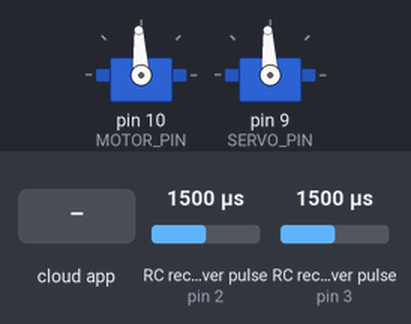
This sketch was run on a simulated Arduino Uno, built with avr-gcc and run on an emulated ATmega328P. Parts: 2 × servo. Wiring (inferred from the names in the program): 2 × RC receiver channel: data pin 2 / data pin 3. The inputs (shaded band) are chosen by the test bench; at power-on: RC receiver pulse (sensors on pin 2, pin 3) 1500 µs. The ROS host is connected and sends only what is stated.

Above: at 2.2 s.
2.3 s: RC receiver pulse (sensor on pin 2) set to 1020 µs
At 3.6 s:
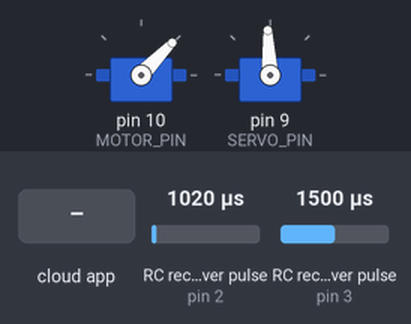
5.3 s: RC receiver pulse (sensor on pin 3) set to 1980 µs
At 5.6 s:
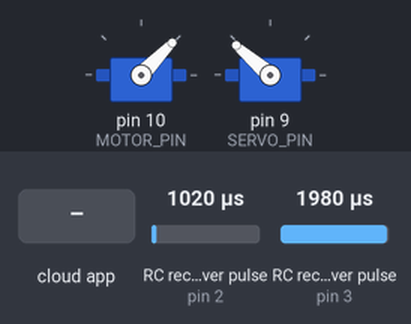
6.8 s: the phone or cloud app sets st_msg to -100
At 7.6 s:
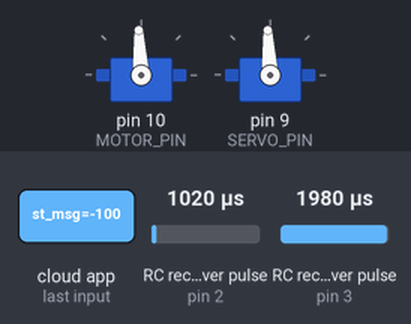
9.8 s: RC receiver pulse (sensor on pin 2) set to 1435 µs
At 11.1 s:
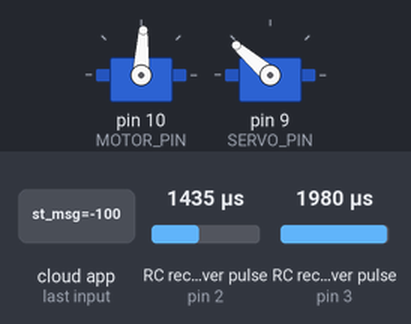
12.8 s: RC receiver pulse (sensor on pin 3) set to 1020 µs
15.8 s: RC receiver pulse (sensor on pin 2) set to 1250 µs
Timing chart, 0 to 19.8 s (numbered marks = the images above; inputs shaded):
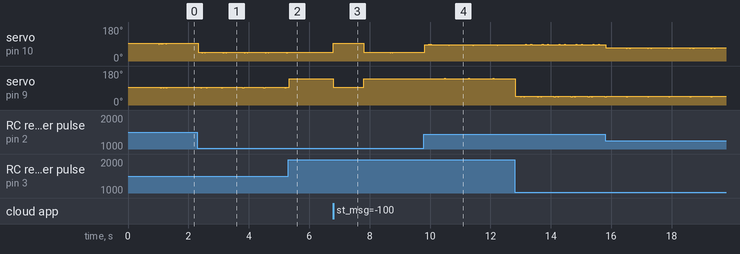

The sketch:

ourcode_201811end.ino
```cpp
// include libraries

//2018.11.2

#include <ros.h>

#include <std_msgs/Float64.h>

#include <Servo.h>

//#include <EnableInterrupt.h>

ros::NodeHandle nh;

std_msgs::Float64 str_msg;

float engine=1503.0;

float steer=1503.0;

int state=2;//0:mechine    1:waiting    2:human
int lockmechine=1;//lockmechine=0:can enter mechine state
int locktohuman=0;//locktohuman=0:can leave human state
void messageEn(const std_msgs::Float64& en_msg){

  engine=en_msg.data;

}

void messageSt(const std_msgs::Float64& st_msg){

  steer=st_msg.data;

}

ros::Subscriber<std_msgs::Float64> eng("en_msg", &messageEn );

ros::Subscriber<std_msgs::Float64> ste("st_msg", &messageSt );

ros::Publisher chatter("chatter", &str_msg);

/**************************************************************************

 * CAR CLASS DEFINITION (would like to refactor into car.cpp and car.h but can't figure out arduino build process so far)

 **************************************************************************/

class Car {

public:

  void initRCInput();

  void initActuators();

  void armActuators();

  void outputRCsignal();//shuchudianping

  // Used for copying variables shared with interrupts to avoid read/write

  // conflicts later

  void readAndCopyInputs();

  // Getters

  uint16_t getRCThrottle();

  uint16_t getRCSteering();


  // Interrupt service routines


  void calcThrottle();

  void calcSteering();

  void killMotor();

private:

  // Pin assignments

  const int THROTTLE_PIN= 2; //input

  const int STEERING_PIN =3;//input

  const int MOTOR_PIN = 10;

  const int SERVO_PIN = 9;


  // Car properties

  // unclear what this is for

  const int noAction = 0;


  // Motor limits

  // TODO  fix limits?

  const int MOTOR_MAX = 2000;

  const int MOTOR_MIN = 900;

  const int MOTOR_NEUTRAL = 1500;

  const int THETA_CENTER = 1500;

  const int THETA_MAX = 1900;

  const int THETA_MIN = 1100;


  // Interfaces to motor and steering actuators

  Servo motor;

  Servo steering;


  // Utility variables to handle RC and encoder inputs

  volatile uint8_t updateFlagsShared;

  uint8_t updateFlags;

  const int THROTTLE_FLAG = 1;

  const int STEERING_FLAG = 2;


  // RC joystick

  uint32_t throttleStart;

  uint32_t steeringStart;

  volatile uint16_t throttleInShared;

  volatile uint16_t steeringInShared;

  uint16_t throttleIn = 1500;

  uint16_t steeringIn = 1501;


  // motor / servo neutral state (milliseconds)

  float throttle_neutral_ms = 1500.0;

  float servo_neutral_ms = 1500.0;


  // Utility functions


};


// Boolean keeping track of whether the Arduino has received a signal from the ECU recently


float pi                = 3.141593;

float R                 = 0.051;        // radius of the wheel

float handmotor;

float handsteer;

// Initialize an instance of the Car class as car

Car car;


// Callback Functions

// These are really sad solutions to the fact that using class member functions

// as callbacks is complicated in C++ and I haven't figured it out. If you can

// figure it out, please atone for my sins.


void calcSteeringCallback() {

  car.calcSteering();

}

void calcThrottleCallback() {

  car.calcThrottle();

}


// Variables for time step

volatile unsigned long dt;

volatile unsigned long t0;


// Global message variables

// Encoder, RC Inputs, Electronic Control Unit, Ultrasound


/**************************************************************************

 * ARDUINO INITIALIZATION

 **************************************************************************/

void setup()

{

  // Set up encoders, rc input, and actuators

  car.initRCInput();//

  car.initActuators();//motor steering attach


  nh.initNode();

  nh.advertise(chatter);

  nh.subscribe(ste);

  nh.subscribe(eng);

  car.armActuators();//chushihua zhengchangweizhi


  t0 = millis();

}


/**************************************************************************

 * ARDUINO MAIN lOOP

 **************************************************************************/

void loop()

{

  car.readAndCopyInputs();

  car.outputRCsignal();

  // rc_inputs.motor = car.getRCThrottle();

  // rc_inputs.servo = car.getRCSteering();

  handmotor=(float)car.getRCThrottle();

  handsteer=(float)car.getRCSteering();


  str_msg.data = state;

  chatter.publish( &str_msg );


 // str_msg.data =steer;

  //chatter.publish( &str_msg );

  //t0 = millis();

  nh.spinOnce();

}


/**************************************************************************

 * CAR CLASS IMPLEMENTATION

 **************************************************************************/

void Car::initRCInput() {

  pinMode(THROTTLE_PIN, INPUT_PULLUP);

  pinMode(STEERING_PIN, INPUT_PULLUP);

  attachInterrupt(0, calcThrottleCallback, CHANGE);

  attachInterrupt(1, calcSteeringCallback, CHANGE);

}

void Car::initActuators() {

  motor.attach(MOTOR_PIN);

  steering.attach(SERVO_PIN);

}


void Car::armActuators() {

  motor.writeMicroseconds( (uint16_t) throttle_neutral_ms );

  steering.writeMicroseconds( (uint16_t) servo_neutral_ms );

  delay(1000);

}

void Car::outputRCsignal() {
    if (state==0){        //mechine state
    motor.writeMicroseconds( (uint16_t)engine);
    steering.writeMicroseconds( (uint16_t)steer);
    if (car.getRCThrottle()>1575 || car.getRCThrottle()<1425 || car.getRCSteering()>1575 || car.getRCSteering()<1425){ //leave mechine state by human control
    state=1;
    lockmechine=1;
      }
    if (engine<=100 || steer<=100){  //leave mechine state by mechine control
    state=1;
      }
  }
  else if(state==1){        //waiting state
    motor.writeMicroseconds( (uint16_t)1500.0);
    steering.writeMicroseconds( (uint16_t)1500.0);
    delay(1000);
    if (car.getRCThrottle()>1575 || car.getRCThrottle()<1425 || car.getRCSteering()>1575 || car.getRCSteering()<1425){
      state=2;
      locktohuman=1;
    }
    if (engine>100 && steer>100 && lockmechine==0){
      state=0;
    }
  }
  else if(state==2){       //human state
    motor.writeMicroseconds( (uint16_t)car.getRCThrottle());
    steering.writeMicroseconds( (uint16_t)car.getRCSteering());
    if ((engine<=100 || steer<=100)&&(locktohuman==0)){  //leave human state
    state=1;
    lockmechine=0;
    }
    else if (engine>100 && steer>100){
      locktohuman=0;
    }
  }

}

void Car::calcThrottle() {

  if(digitalRead(THROTTLE_PIN) == HIGH) {

    // rising edge of the signal pulse, start timing

    throttleStart = micros();

  }

  else {

    // falling edge, calculate duration of throttle pulse

    throttleInShared = (uint16_t)(micros() - throttleStart);

    // set the throttle flag to indicate that a new signal has been received

    updateFlagsShared |= THROTTLE_FLAG;

  }

}


void Car::calcSteering() {

  if(digitalRead(STEERING_PIN) == HIGH) {

    steeringStart = micros();

  }

  else {

    steeringInShared = (uint16_t)(micros() - steeringStart);

    updateFlagsShared |= STEERING_FLAG;

  }

}


void Car::killMotor(){

  motor.writeMicroseconds( (uint16_t) throttle_neutral_ms );

  steering.writeMicroseconds( (uint16_t) servo_neutral_ms );

}


void Car::readAndCopyInputs() {

  // check shared update flags to see if any channels have a new signal

  if (updateFlagsShared) {

    // Turn off interrupts, make local copies of variables set by interrupts,

    // then turn interrupts back on. Without doing this, an interrupt could

    // update a shared multibyte variable while the loop is in the middle of

    // reading it

    noInterrupts();

    // make local copies

    updateFlags = updateFlagsShared;

    if(updateFlags & THROTTLE_FLAG) {

      throttleIn = throttleInShared;

    }

    if(updateFlags & STEERING_FLAG) {

      steeringIn = steeringInShared;

    }

    // clear shared update flags and turn interrupts back on

    updateFlagsShared = 0;

    interrupts();

  }

}


uint16_t Car::getRCThrottle() {

  return throttleIn;

}

uint16_t Car::getRCSteering() {

  return steeringIn;

}
```

Measured:
- after the input at 5.3 s, servo on pin 10 (MOTOR_PIN): goes on until 5.3 s, then stays 46°
- after the input at 6.8 s, servo on pin 9 (SERVO_PIN): 139° → 93° at once, → 139° 1.0 s later
